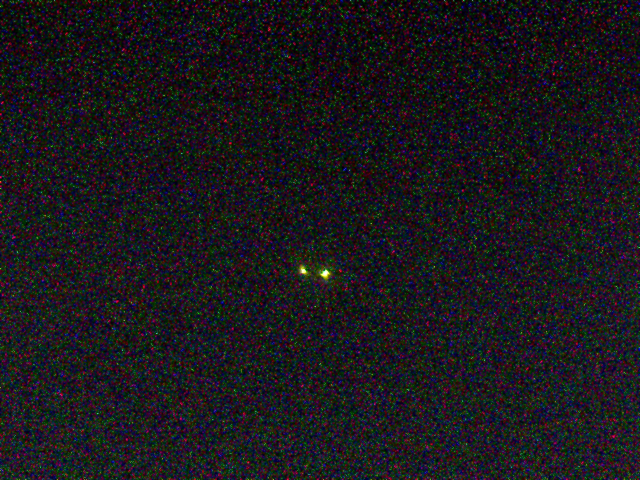
#> input picture testing/pointlight/furtheraway/nopol.bmp, 1280 x 960 px, given in place of nopol.jpg, which was not available (shown at 1/2 size)
$ python graph.py
#> lines starting #> are read from the running program, lines starting #| are printed output that depends on the picture; pictures that were not available may be replaced by others from this repository, and a replacement may not be noted
#opencv import
import cv2
import numpy as np
import time
import os
import sys
import math
import random
import matplotlib.pyplot as plt
from scipy.signal import correlate, correlate2d
from scipy.optimize import minimize
import scipy.interpolate
from skimage.restoration import wiener
from numpy.linalg import lstsq
import skimage
from scipy.ndimage import convolve
import seaborn as sns
from scipy.fftpack import fft2, ifft2, fftshift
import concurrent.futures
from scipy.ndimage import shift as nd_shift
from scipy.signal import find_peaks

# image_path = "matlab/blueblack.jpeg"
image_path = "rubix/nopol.jpg"
# image_path = "matlab/flower.jpg"
# original_image = cv2.imread(image_path, cv2.IMREAD_GRAYSCALE)
# read rgb
original_image = cv2.imread(image_path, cv2.IMREAD_COLOR)
#> original_image is the input picture: shape (960, 1280, 3); mean B, G, R 28.5, 24.4, 26.8
# resize image to 30% of original size
original_image = cv2.resize(original_image, (0,0), fx=0.15, fy=0.15)
#> original_image: shape (144, 192, 3)
# get image size
height, width = original_image.shape[:2]
#> height = 144; width = 192
image_size = (height, width)
#> image_size = (144, 192)
I1 = original_image.copy()
I2 = I1.copy()

shift = 15
w1 = 0.3
w2 = 0.7

# I2[:,shift:] = I2[:,:-shift]
I2[:, :-shift] = I2[:, shift:]
# if not greyscale image go int
if len(I1.shape) > 2:
    It = (w1 * I1.astype(int) + w2 * I2.astype(int)).astype(int)
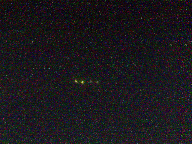
#> It: shape (144, 192, 3) int64; mean B, G, R 28, 23.9, 26.6


# crop each edge by shift
# It = It[:, shift:-shift]

import mplcursors

def cross_correlation_channel_fft(It_channel, max_shift=20):
    shift_values = []
    correlation_values = []

    for x_shift in range(-max_shift, max_shift + 1):
        # Apply shift to the image channel along the x-axis
        It_channel_shifted = nd_shift(It_channel, shift=(0, x_shift), mode='constant', cval=0)

        # Compute FFT of both original and shifted images
        f1 = fft2(It_channel)
        f2 = fft2(It_channel_shifted)

        # Compute cross-correlation
        cross_corr = np.real(ifft2(f1 * np.conj(f2)))
        cross_corr = fftshift(cross_corr)  # Center the zero-shift at the middle

        # Find the correlation value at the middle (zero shift)
        middle_idx = cross_corr.shape[1] // 2
        correlation_value = cross_corr[:, middle_idx].max()

        # Store the shift and its corresponding correlation value
        shift_values.append(x_shift)
        correlation_values.append(correlation_value)

    # Convert to numpy arrays for easier handling
    shift_values = np.array(shift_values)
    correlation_values = np.array(correlation_values)

    # Find peaks in the correlation values
    peaks, _ = find_peaks(correlation_values)

    # Sort the peaks by their correlation values in descending order
    sorted_peaks = peaks[np.argsort(correlation_values[peaks])[::-1]]

    # Visualization of the peaks

    plt.figure()
    plt.plot(shift_values, correlation_values, label="Cross-Correlation")
    plt.title("Cross-Correlation Peaks")
    plt.xlabel("Shift (pixels)")
    plt.ylabel("Correlation Value")
    plt.grid(True)

    # # Label each x point with its y value
    # for x, y in zip(shift_values, correlation_values):
    #     plt.text(x, y, f"({y:.2e})", ha='center', va='bottom', fontsize=8)

    # Enable interactive cursor
    cursor = mplcursors.cursor(hover=True)
    cursor.connect("add", lambda sel: sel.annotation.set_text(f"({sel.target[0]:.2f}, {sel.target[1]:.2e})"))

    plt.show()

# Separate the RGB channels
It_r, It_g, It_b = It[:, :, 0], It[:, :, 1], It[:, :, 2]

# Process each channel sequentially
cross_correlation_channel_fft(It_r)
#> the loop in cross_correlation_channel_fft, `for x_shift in range(-max_shift, max_shift + 1):` made 41 passes
#> correlation_value on passes 1 to 12: 19927353, 20017178, 20154672, 20260036, 20472831, 23299531, 20718887, 20814516, 20909114, 21102818, 21204360, 21311300
#> pass 1, in cross_correlation_channel_fft, `cross_corr = fftshift(cross_corr)`:
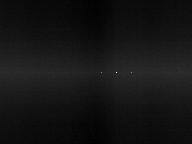
#> cross_corr: shape (144, 192) float64; min 18813137, max 26825961, mean 19465214.7; drawn with min black and max white
#> after the loop in cross_correlation_channel_fft, `for x_shift in range(-max_shift, max_shift + 1):`:
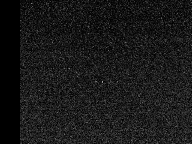
#> It_channel_shifted: shape (144, 192) int64; min 0, max 171, mean 24.8
#> after the loop in cross_correlation_channel_fft, `for x_shift in range(-max_shift, max_shift + 1):`: correlation_values = 41 values, max 29924043 at index 20, min 19927353 at index 40, mean 21497003.1; shift_values = 41 values from -20 to 20
#> in cross_correlation_channel_fft, `peaks, _ = find_peaks(correlation_values)`: peaks = [5, 20, 35]
#> in cross_correlation_channel_fft, `sorted_peaks = peaks[np.argsort(correlation_values[peaks])[::-1]]`: sorted_peaks = [20, 35, 5]
cross_correlation_channel_fft(It_g)
#> call 2 of cross_correlation_channel_fft, with max_shift = 20
#> the loop in cross_correlation_channel_fft (call 2), `for x_shift in range(-max_shift, max_shift + 1):` made 41 passes
#> correlation_value on passes 1 to 12: 14617344, 14690810, 14812219, 15005583, 15112685, 17465555, 15225572, 15310356, 15352814, 15436490, 15591670, 15707040
#> after the loop in cross_correlation_channel_fft (call 2), `for x_shift in range(-max_shift, max_shift + 1):`:
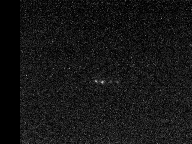
#> It_channel_shifted: shape (144, 192) int64; min 0, max 188, mean 21.2
#> after the loop in cross_correlation_channel_fft (call 2), `for x_shift in range(-max_shift, max_shift + 1):`: correlation_values = 41 values, max 22861176 at index 20, min 14617344 at index 0, mean 15867860.6
cross_correlation_channel_fft(It_b)
#> call 3 of cross_correlation_channel_fft, with max_shift = 20
#> the loop in cross_correlation_channel_fft (call 3), `for x_shift in range(-max_shift, max_shift + 1):` made 41 passes
#> correlation_value on passes 1 to 12: 17670415, 17805445, 17825510, 18016231, 18190781, 21585513, 18308694, 18500831, 18648628, 18674165, 18790257, 19025590
#> pass 1, in cross_correlation_channel_fft (call 3), `It_channel_shifted = nd_shift(It_channel, shift=(0, x_shift), mode='co..`:
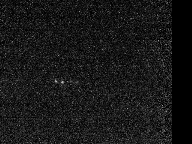
#> It_channel_shifted: shape (144, 192) int64; min 0, max 185, mean 23.8
#> after the loop in cross_correlation_channel_fft (call 3), `for x_shift in range(-max_shift, max_shift + 1):`:
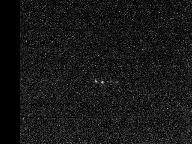
#> It_channel_shifted: shape (144, 192) int64; min 0, max 185, mean 23.5
#> after the loop in cross_correlation_channel_fft (call 3), `for x_shift in range(-max_shift, max_shift + 1):`: correlation_values = 41 values, max 29071986 at index 20, min 17670415 at index 0, mean 19224844
#> in cross_correlation_channel_fft (call 3), `plt.show()`:
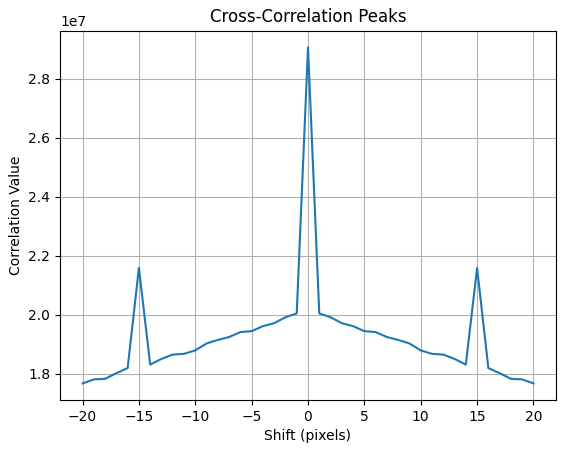
#> figure drawn by matplotlib, 1 panel; curve peaks at x = 0, y = 29071986

$ run again, with testing/pointlight/furtheraway/0.bmp copied over testing/pointlight/furtheraway/nopol.bmp
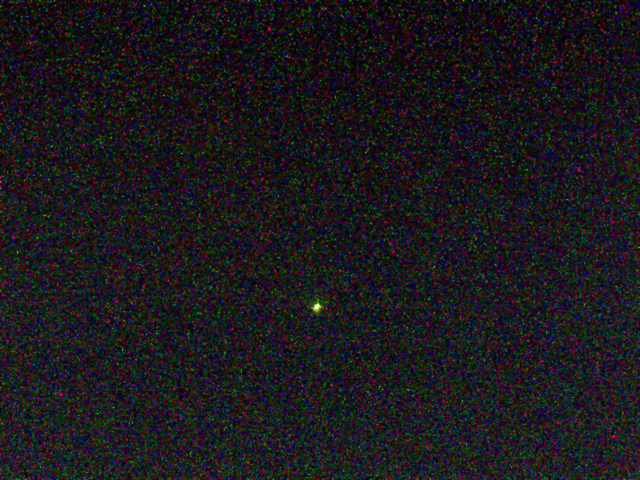
#> input picture testing/pointlight/furtheraway/0.bmp, 1280 x 960 px, given in place of nopol.jpg, which was not available (shown at 1/2 size)
#> original_image is the input picture: shape (960, 1280, 3); mean B, G, R 28, 24.6, 26.5
#> original_image: shape (144, 192, 3)
#> the loop in cross_correlation_channel_fft, `for x_shift in range(-max_shift, max_shift + 1):` made 41 passes
#> correlation_value on passes 1 to 8: 19151537, 19188916, 19334760, 19474743, 19657601, 22504503, 19914822, 19994800
#> after the loop in cross_correlation_channel_fft, `for x_shift in range(-max_shift, max_shift + 1):`: correlation_values = 41 values, max 29138394 at index 20, min 19151537 at index 0, mean 20685011.5; shift_values = 41 values from -20 to 20
#> peaks = [5, 20, 35]
#> sorted_peaks = [20, 35, 5]
#> the loop in cross_correlation_channel_fft (call 2), `for x_shift in range(-max_shift, max_shift + 1):` made 41 passes
#> correlation_value on passes 1 to 8: 14998744, 15111661, 15175881, 15317623, 15461643, 17843871, 15648385, 15701503
#> the loop in cross_correlation_channel_fft (call 3), `for x_shift in range(-max_shift, max_shift + 1):` made 41 passes
#> correlation_value on passes 1 to 8: 17080362, 17239730, 17271491, 17463630, 17566540, 20899979, 17689667, 17865116
#> after the loop in cross_correlation_channel_fft (call 3), `for x_shift in range(-max_shift, max_shift + 1):`:
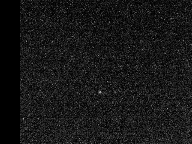
#> It_channel_shifted: shape (144, 192) int64; min 0, max 178, mean 23.1
#> after the loop in cross_correlation_channel_fft (call 3), `for x_shift in range(-max_shift, max_shift + 1):`: correlation_values = 41 values, max 28271332 at index 20, min 17080362 at index 0, mean 18583042.9
#> sorted_peaks = [20, 5, 35]
#> in cross_correlation_channel_fft (call 3), `plt.show()`:
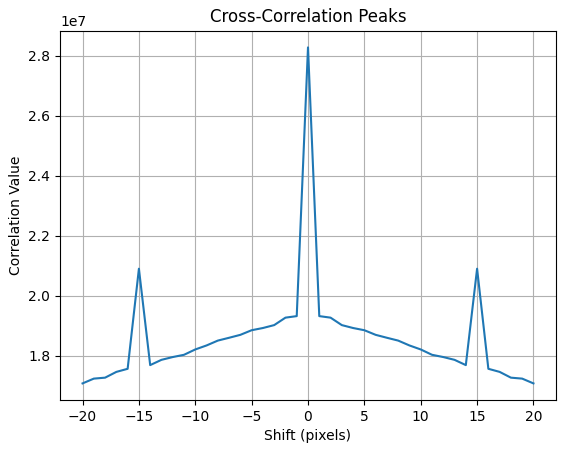
#> figure drawn by matplotlib, 1 panel; curve peaks at x = 0, y = 28271332
